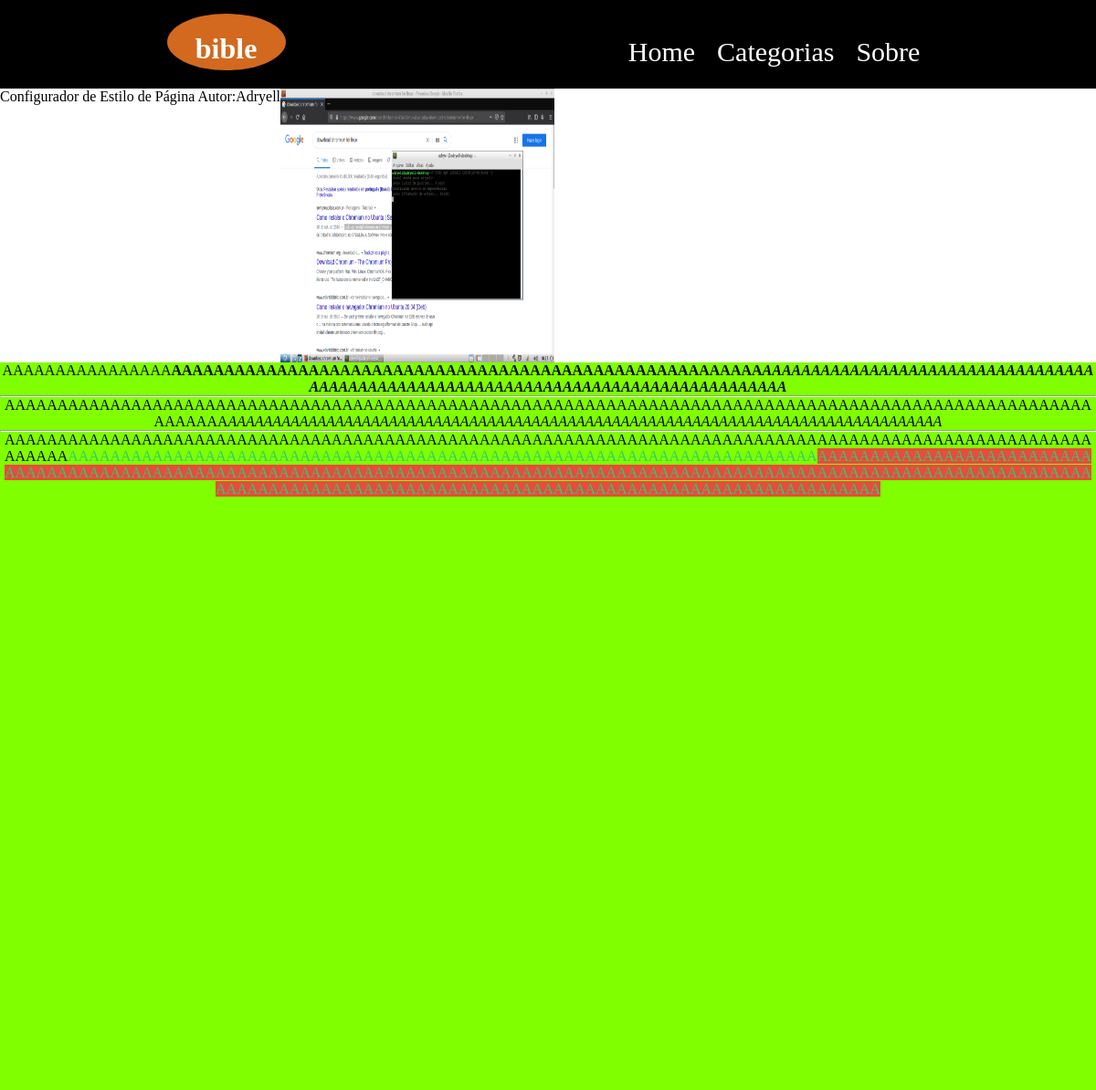
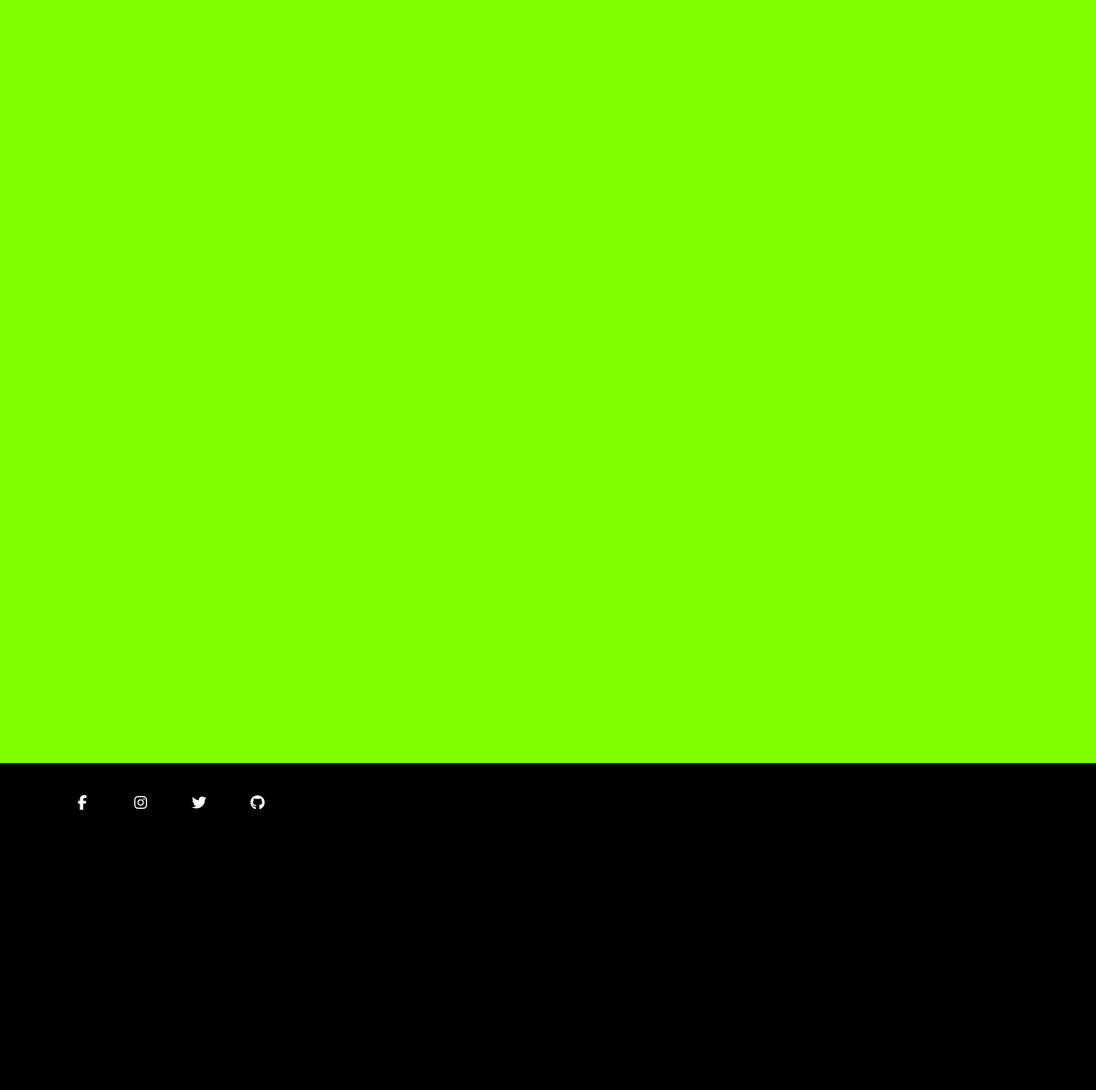
The page /livro/1/ on the database its author committed (2 pictures, top to bottom).
### home/models.py (models this page shows, shortened)
class Livro(models.Model):
    titulo = models.CharField(max_length=255)
    conteudo = RichTextField()
    resumo = models.CharField(default=" ", blank=True, null=True, max_length=100)
    link = models.CharField(max_length=255)
    imagem = models.ImageField(upload_to='media', blank=True, default='white_image.jpg')
    data = models.DateTimeField(default=timezone.now)
    autor = models.ForeignKey(User, on_delete=models.DO_NOTHING)
    publicado = models.BooleanField(default=False)

class User(models.Model):
    nome = models.CharField(max_length=255)
    resumo = models.CharField(default=" ", blank=True, null=True, max_length=100)
    imagem = models.ImageField(upload_to='blog', blank=True, default='/blog/white_image.jpg', null=True)
    data_nasc = models.DateTimeField(default=timezone.now)
    def __str__(self):
        return self.nome

### home/views.py (the view)
# urls.py: path('livro/<int:livro_id>/', views.show_book, name='show_book'),
def show_book(request, livro_id):
	return render(request, 'home/show_book.html', {'livro': get_object_or_404(Livro,pk=livro_id)})

### home/templates/home/show_book.html (shortened to what this page needs)
{% extends 'base.html'%}
{% load static %}
{%block link%}
    <link rel="stylesheet" type="text/css" href="{% static 'css/show_book.css' %}">
{%endblock%}
{% block content %}
<div id="tudo">
	<div id="titulo">
		{{livro.titulo}}
		Autor:{{livro.autor}}
	</div>
	<div id="img">
		<a href="{{livro.link}}"><img src="{{livro.imagem.url}}"></a>
	</div>
	<div id="conteudo">
		{{livro.conteudo | safe}}
	</div>
</div>
{% endblock %}

### templates/base.html (shortened to what this page needs)
<!DOCTYPE html>
{% load static %}
<html>
<head>
	<link rel="stylesheet" type="text/css" href="{% static 'css/base.css' %}">
    {%block link%}
    {%endblock%}
</head>
<body>
		<div class="menu">
			<h1>bible</h1>
			<ul>
				<li><a href="{% url 'index' %}" class="link">Home</a></li>
				<li><a href="{% url 'categorias' %}" class="link">Categorias</a></li>
	            <li><a href="{% url 'sobre' %}" class="link">Sobre</a></li>
            </ul>
		</div>
		<div class="content">
			{% block content %}
            {% endblock %}
		</div>
		<div id="icons-social">
			<a href="https://www.facebook.com/paulo.adryell.1" class="linkIcon"><i class="fab fa-facebook-f"></i></a>
			<a href="https://www.instagram.com/_adryell.py/" class="linkIcon"><i class="fab fa-instagram"></i></a>
			<a href="https://twitter.com/P_Adryell" class="linkIcon"><i class="fab fa-twitter"></i></a>
			<a href="https://github.com/adryells" class="linkIcon"><i class="fab fa-github"></i></a>
		</div>
</body>
</html>

### templates/static/css/base.css (style rules this page uses)
* { margin: 0; padding: 0; font-family: cursive; list-style: none; text-decoration: none; }
.menu { position: relative; width: 100%; height: 20%; padding-bottom: 20px; background-color: black; color: white; display: flex; justify-content: space-around; }
.menu h1 { background-color: chocolate; text-align: center; border-radius: 80%; padding: 5px; padding-top: 20px; margin-top: 15px; min-width: 10%; height: 50%; }
.menu ul { margin-top: 40px; }
.menu ul li { display: inline; font-size: 30px; color: white; padding: 10px; }
.menu ul li a { color: white; }
img { width: 300px; height: 300px; }
.content { display: inline-flex; flex-wrap: wrap; justify-content: space-between; margin-bottom: 20%; }
#icons-social { position: fixed; background-color: black; top:85%; height: 20%; width: 100%; padding: 2% 5%; }
#icons-social a { color: white; text-decoration: none; background-color: black; border-radius: 20px; width: 40px; height: 40px; display: inline-block; margin:0 10px; text-align: center; }
#icons-social i { line-height: 39px; }

### templates/static/css/show_book.css (style rules this page uses)
#tudo { display: flex; flex-wrap: wrap; width: 100%; height: 100%; }
#conteudo { background: chartreuse; text-align: center; position: absolute; margin-top: 25%; width: 100%; height: 100%; }
#conteudo p { width: 100%; word-wrap: break-word; }

### rows shown on the page
Livro: titulo "Configurador de Estilo de Página", autor "Adryell", imagem (picture), conteudo "AAAAAAAAAAAAAAAA AAAAAAAAAAAAAAAAAAAAAAAAAAAAAAAAAAAAAAAAAAAAAAAAAAAAAAAA AAAAAAAAAAAAAAAAAAAAAAAAAAAAAAAAAAAAAAAAAAAAAAAAA AAAAAAAAAAAAAAAAAAAAAAAAAAAAAAAAAA AAAAAAAAAAAAAAAAAAAAAAAAAAAAAAAAAAAAAAAAAAAAAAAAAAAAAAAAA AAAAAAAAAAAAAAAAAAAAAAAAAAAAAAAAAAAAAAAAAAAAAAAAAAAAA AAAAAAAAAAAAAAAAAAAAAAAAAAAAAAA AAAAAAAAAAAAAAAAAAAAAAAAAAAAAAAAAAAAAAAAAAAAAAAAA AAAAAAAAAAAAAAAAAAAAAAAAAAAAAAAAAAAAAAAAAAAAAAAAAAAAAAAAAAAAAAAAAAAAAAAAAAAAAAAAAAAAAAAAAAAAAAAAAAAAAAAAAAAAA AAAAAAAAAAAAAAAAAAAAAAAAAAAAAAAAAAAAAAAAAAAAAAAAAAAAAAAAAAAAAAAAAAAAAAA…"
